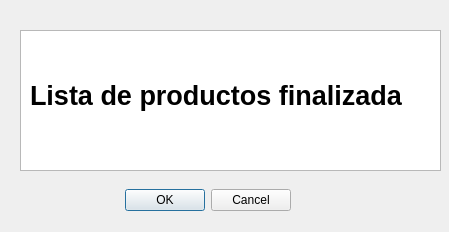
<?xml version="1.0" encoding="UTF-8"?>
<ui version="4.0">
 <class>Acerca</class>
 <widget class="QDialog" name="Acerca">
  <property name="geometry">
   <rect>
    <x>0</x>
    <y>0</y>
    <width>449</width>
    <height>232</height>
   </rect>
  </property>
  <property name="windowTitle">
   <string>Dialog</string>
  </property>
  <widget class="QDialogButtonBox" name="buttonBox">
   <property name="geometry">
    <rect>
     <x>50</x>
     <y>180</y>
     <width>241</width>
     <height>41</height>
    </rect>
   </property>
   <property name="orientation">
    <enum>Qt::Horizontal</enum>
   </property>
   <property name="standardButtons">
    <set>QDialogButtonBox::Cancel|QDialogButtonBox::Ok</set>
   </property>
  </widget>
  <widget class="QTextEdit" name="outTexto">
   <property name="geometry">
    <rect>
     <x>20</x>
     <y>30</y>
     <width>421</width>
     <height>141</height>
    </rect>
   </property>
   <property name="font">
    <font>
     <pointsize>14</pointsize>
    </font>
   </property>
  </widget>
  <widget class="QLabel" name="label">
   <property name="geometry">
    <rect>
     <x>30</x>
     <y>60</y>
     <width>401</width>
     <height>71</height>
    </rect>
   </property>
   <property name="font">
    <font>
     <pointsize>20</pointsize>
     <weight>75</weight>
     <bold>true</bold>
    </font>
   </property>
   <property name="text">
    <string>Lista de productos finalizada</string>
   </property>
  </widget>
 </widget>
 <resources/>
 <connections>
  <connection>
   <sender>buttonBox</sender>
   <signal>accepted()</signal>
   <receiver>Acerca</receiver>
   <slot>accept()</slot>
   <hints>
    <hint type="sourcelabel">
     <x>248</x>
     <y>254</y>
    </hint>
    <hint type="destinationlabel">
     <x>157</x>
     <y>274</y>
    </hint>
   </hints>
  </connection>
  <connection>
   <sender>buttonBox</sender>
   <signal>rejected()</signal>
   <receiver>Acerca</receiver>
   <slot>reject()</slot>
   <hints>
    <hint type="sourcelabel">
     <x>316</x>
     <y>260</y>
    </hint>
    <hint type="destinationlabel">
     <x>286</x>
     <y>274</y>
    </hint>
   </hints>
  </connection>
 </connections>
</ui>
